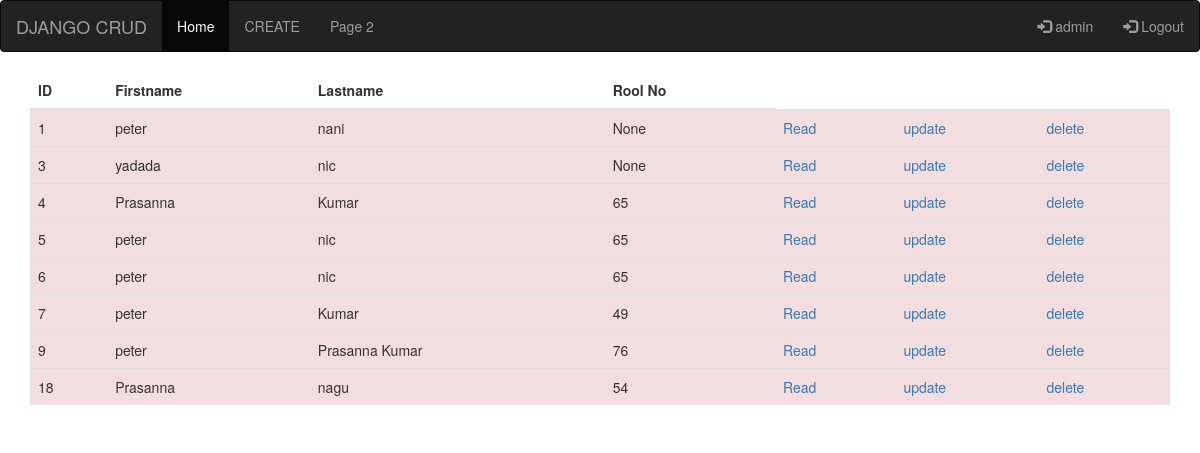
The app's page /app/home/ (signed in) with its own data.
### app/models.py (models this page shows, shortened)
class Person(models.Model):
    first_name = models.CharField(max_length=30)
    last_name = models.CharField(max_length=30)
    roll_no = models.IntegerField(blank = True, null=True)
    img = models.ImageField(blank=True, upload_to="images/")

### app/views.py (the view)
# urls.py: path('home/', views.home, name='home'),
@login_required(login_url='login')
def home(request):
	dynamicdata = Person.objects.all() #CRUD #ORM
	dynastu = Students.objects.all()
	context = {'dynamic':dynamicdata, 'dyna':dynastu}
	return render(request, 'home.html', context)

### templates/home.html (shortened to what this page needs)
{% extends "base.html" %}
{% load static %}
{% block content %}
<div class="container">
  <table class="table">
    <thead>
      <tr>
        <th>ID</th>
        <th>Firstname</th>
        <th>Lastname</th>
        <th>Rool No</th>
      </tr>
    </thead>
    <tbody>
      {% for i in dynamic %}
      <tr class="danger">
        <td>{{i.id}}</td>
        <td>{{i.first_name}}</td>
        <td>{{i.last_name}}</td>
        <td>{{i.roll_no}}</td>
        <td><a href="{% url 'read' i.id %}">Read</a></td>
        <td><a href="{% url 'update' i.id %}">update</a></td>
        <td><a href="{% url 'delete' i.id %}">delete</a></td>
      </tr>
      {% endfor %}
    </tbody>
  </table>
</div>
{% endblock %}

### templates/base.html (shortened to what this page needs)
{% load static %}
<!DOCTYPE html>
<html lang="en">
<head>
  <link rel="stylesheet" href="https://maxcdn.bootstrapcdn.com/bootstrap/3.4.1/css/bootstrap.min.css">
  <link rel="stylesheet" type="text/css" href="{% static 'css/home.css' %}">
</head>
<body>
	<nav class="navbar navbar-inverse">
	  <div class="container-fluid">
	    <div class="navbar-header">
	      <a class="navbar-brand" href="#">DJANGO CRUD</a>
	    </div>
	    <ul class="nav navbar-nav">
	      <li class="active"><a href="{% url 'home' %}">Home</a></li>
	      <li><a href="{% url 'create' %}">CREATE</a></li>
	      <li><a href="#">Page 2</a></li>
	    </ul>
	    <ul class="nav navbar-nav navbar-right">
	      {% if user.is_authenticated %}
	      	<li><a href="#"><span class="glyphicon glyphicon-log-in"></span> {{ user.get_username }}</a></li>
	      {% else %}
	      	<li><a href="{% url 'login' %}"><span class="glyphicon glyphicon-log-in"></span> Login</a></li>
	      {% endif %}
	      <li><a href="{% url 'logout' %}"><span class="glyphicon glyphicon-log-in"></span> Logout</a></li>
	    </ul>
	  </div>
	</nav>
{% block content %}
{% endblock content %}
</body>
</html>

### records on screen
Person: id "1", first_name "peter", last_name "nani", roll_no "None"
Person: id "3", first_name "yadada", last_name "nic", roll_no "None"
Person: id "4", first_name "Prasanna", last_name "Kumar", roll_no "65"
Person: id "5", first_name "peter", last_name "nic", roll_no "65"
Person: id "6", first_name "peter", last_name "nic", roll_no "65"
Person: id "7", first_name "peter", last_name "Kumar", roll_no "49"
Person: id "9", first_name "peter", last_name "Prasanna Kumar", roll_no "76"
Person: id "18", first_name "Prasanna", last_name "nagu", roll_no "54"

### other values on screen
{{ user.get_username }} "admin"
